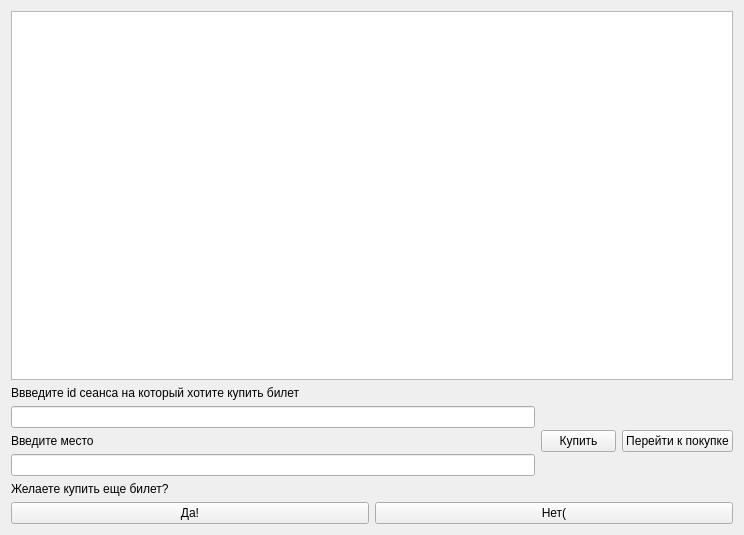
<?xml version="1.0" encoding="UTF-8"?>
<ui version="4.0">
 <class>UserTerminal</class>
 <widget class="QWidget" name="UserTerminal">
  <property name="geometry">
   <rect>
    <x>0</x>
    <y>0</y>
    <width>744</width>
    <height>535</height>
   </rect>
  </property>
  <property name="sizePolicy">
   <sizepolicy hsizetype="Preferred" vsizetype="Preferred">
    <horstretch>0</horstretch>
    <verstretch>0</verstretch>
   </sizepolicy>
  </property>
  <property name="windowTitle">
   <string>Терминал пользователя</string>
  </property>
  <property name="autoFillBackground">
   <bool>true</bool>
  </property>
  <layout class="QVBoxLayout" name="verticalLayout_4">
   <item>
    <layout class="QVBoxLayout" name="verticalLayout">
     <item>
      <widget class="QTextBrowser" name="sessionsTextBrowser">
       <property name="enabled">
        <bool>true</bool>
       </property>
       <property name="verticalScrollBarPolicy">
        <enum>Qt::ScrollBarAsNeeded</enum>
       </property>
      </widget>
     </item>
     <item>
      <widget class="QLabel" name="sessionPickLabel">
       <property name="text">
        <string>Ввведите id сеанса на который хотите купить билет</string>
       </property>
      </widget>
     </item>
     <item>
      <layout class="QHBoxLayout" name="horizontalLayout_2">
       <item>
        <layout class="QVBoxLayout" name="verticalLayout_2">
         <item>
          <widget class="QLineEdit" name="sessionEdit"/>
         </item>
         <item>
          <widget class="QLabel" name="placeLabel">
           <property name="text">
            <string>Введите место</string>
           </property>
          </widget>
         </item>
         <item>
          <widget class="QLineEdit" name="placeEdit"/>
         </item>
        </layout>
       </item>
       <item>
        <layout class="QHBoxLayout" name="horizontalLayout">
         <item>
          <widget class="QPushButton" name="buyButton">
           <property name="enabled">
            <bool>true</bool>
           </property>
           <property name="sizePolicy">
            <sizepolicy hsizetype="Minimum" vsizetype="Maximum">
             <horstretch>0</horstretch>
             <verstretch>0</verstretch>
            </sizepolicy>
           </property>
           <property name="maximumSize">
            <size>
             <width>75</width>
             <height>16777215</height>
            </size>
           </property>
           <property name="focusPolicy">
            <enum>Qt::StrongFocus</enum>
           </property>
           <property name="text">
            <string>Купить</string>
           </property>
          </widget>
         </item>
         <item>
          <widget class="QPushButton" name="toBuyButton">
           <property name="text">
            <string>Перейти к покупке</string>
           </property>
          </widget>
         </item>
        </layout>
       </item>
      </layout>
     </item>
     <item>
      <layout class="QVBoxLayout" name="nextIterLayout">
       <item>
        <widget class="QLabel" name="nextIterLabel">
         <property name="text">
          <string>Желаете купить еще билет?</string>
         </property>
        </widget>
       </item>
       <item>
        <layout class="QHBoxLayout" name="yesNoHorizontalLayout">
         <item>
          <widget class="QPushButton" name="yesButton">
           <property name="text">
            <string>Да!</string>
           </property>
          </widget>
         </item>
         <item>
          <widget class="QPushButton" name="noButton">
           <property name="text">
            <string>Нет(</string>
           </property>
          </widget>
         </item>
        </layout>
       </item>
      </layout>
     </item>
    </layout>
   </item>
  </layout>
 </widget>
 <resources/>
 <connections/>
</ui>
